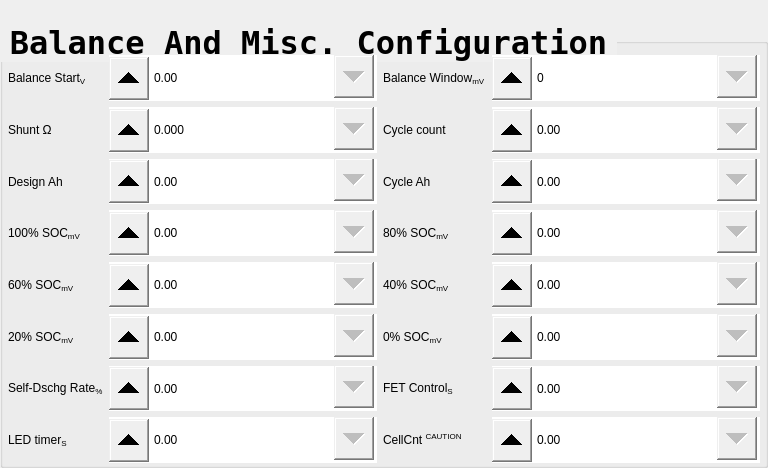
    <widget class="QGroupBox" name="AssistBox_3">
     <property name="geometry">
      <rect>
       <x>5</x>
       <y>440</y>
       <width>768</width>
       <height>468</height>
      </rect>
     </property>
     <property name="font">
      <font>
       <family>Luxi Mono</family>
       <pointsize>24</pointsize>
       <weight>75</weight>
       <bold>true</bold>
       <kerning>false</kerning>
      </font>
     </property>
     <property name="styleSheet">
      <string notr="true">QGroupBox::title{
	font = 50pt &quot;Magneto&quot;;
	padding: 24 0px 0 0px
}
QLabel{
	font: 14pt &quot;Luxi Mono&quot;;
}

QSlider::groove:horizontal {
border: 1px solid;
height: 30px; 
margin: 0px;}
QSlider::handle:horizontal {
background-color: black;
border: 5px solid;
height: 50px;
width: 70px; 
margin: 0px 0px;}

QDoubleSpinBox::up-button { 
subcontrol-origin: margin;
subcontrol-position: center left;
width: 40px;
height: 43px;}

QDoubleSpinBox::down-button { 
width: 40px;
height: 43px;}

QDoubleSpinBox{ font: 16pt &quot;Luxi Mono&quot;;}</string>
     </property>
     <property name="title">
      <string>Balance And Misc. Configuration</string>
     </property>
     <widget class="QWidget" name="gridLayoutWidget_4">
      <property name="geometry">
       <rect>
        <x>8</x>
        <y>55</y>
        <width>752</width>
        <height>408</height>
       </rect>
      </property>
      <layout class="QGridLayout" name="gridLayout_4">
       <item row="6" column="0">
        <widget class="QLabel" name="SelfDischargeLabel">
         <property name="text">
          <string>Self-Dschg Rate&lt;sub&gt;%&lt;/sub&gt;</string>
         </property>
        </widget>
       </item>
       <item row="5" column="2">
        <widget class="QLabel" name="SOC0Label">
         <property name="text">
          <string>0% SOC&lt;sub&gt;mV&lt;/sub&gt;</string>
         </property>
        </widget>
       </item>
       <item row="4" column="2">
        <widget class="QLabel" name="SOC40Label">
         <property name="text">
          <string>40% SOC&lt;sub&gt;mV&lt;/sub&gt;</string>
         </property>
        </widget>
       </item>
       <item row="1" column="1">
        <widget class="QDoubleSpinBox" name="ShuntSpin">
         <property name="sizePolicy">
          <sizepolicy hsizetype="Minimum" vsizetype="Preferred">
           <horstretch>0</horstretch>
           <verstretch>0</verstretch>
          </sizepolicy>
         </property>
         <property name="decimals">
          <number>3</number>
         </property>
         <property name="maximum">
          <double>4.200000000000000</double>
         </property>
         <property name="singleStep">
          <double>0.001000000000000</double>
         </property>
        </widget>
       </item>
       <item row="3" column="0">
        <widget class="QLabel" name="SOC100Label">
         <property name="text">
          <string>100% SOC&lt;sub&gt;mV&lt;/sub&gt; </string>
         </property>
        </widget>
       </item>
       <item row="4" column="0">
        <widget class="QLabel" name="SOC60Label">
         <property name="text">
          <string>60% SOC&lt;sub&gt;mV&lt;/sub&gt;</string>
         </property>
        </widget>
       </item>
       <item row="5" column="0">
        <widget class="QLabel" name="SOC20Label">
         <property name="text">
          <string>20% SOC&lt;sub&gt;mV&lt;/sub&gt;</string>
         </property>
        </widget>
       </item>
       <item row="6" column="2">
        <widget class="QLabel" name="FETControlLabel">
         <property name="text">
          <string>FET Control&lt;sub&gt;S&lt;/sub&gt;</string>
         </property>
        </widget>
       </item>
       <item row="1" column="3">
        <widget class="QDoubleSpinBox" name="CycleCountSpin">
         <property name="sizePolicy">
          <sizepolicy hsizetype="Minimum" vsizetype="Preferred">
           <horstretch>0</horstretch>
           <verstretch>0</verstretch>
          </sizepolicy>
         </property>
         <property name="maximum">
          <double>100000.000000000000000</double>
         </property>
         <property name="singleStep">
          <double>1.000000000000000</double>
         </property>
        </widget>
       </item>
       <item row="2" column="3">
        <widget class="QDoubleSpinBox" name="CycleCapSpin">
         <property name="sizePolicy">
          <sizepolicy hsizetype="Minimum" vsizetype="Preferred">
           <horstretch>0</horstretch>
           <verstretch>0</verstretch>
          </sizepolicy>
         </property>
         <property name="maximum">
          <double>200.000000000000000</double>
         </property>
         <property name="singleStep">
          <double>0.100000000000000</double>
         </property>
        </widget>
       </item>
       <item row="3" column="3">
        <widget class="QDoubleSpinBox" name="SOC80Spin">
         <property name="sizePolicy">
          <sizepolicy hsizetype="Minimum" vsizetype="Preferred">
           <horstretch>0</horstretch>
           <verstretch>0</verstretch>
          </sizepolicy>
         </property>
         <property name="maximum">
          <double>4200.000000000000000</double>
         </property>
         <property name="singleStep">
          <double>0.100000000000000</double>
         </property>
        </widget>
       </item>
       <item row="4" column="3">
        <widget class="QDoubleSpinBox" name="SOC40Spin">
         <property name="sizePolicy">
          <sizepolicy hsizetype="Minimum" vsizetype="Preferred">
           <horstretch>0</horstretch>
           <verstretch>0</verstretch>
          </sizepolicy>
         </property>
         <property name="maximum">
          <double>4200.000000000000000</double>
         </property>
         <property name="singleStep">
          <double>0.500000000000000</double>
         </property>
        </widget>
       </item>
       <item row="5" column="3">
        <widget class="QDoubleSpinBox" name="SOC0Spin">
         <property name="sizePolicy">
          <sizepolicy hsizetype="Minimum" vsizetype="Preferred">
           <horstretch>0</horstretch>
           <verstretch>0</verstretch>
          </sizepolicy>
         </property>
         <property name="maximum">
          <double>4200.000000000000000</double>
         </property>
         <property name="singleStep">
          <double>0.500000000000000</double>
         </property>
        </widget>
       </item>
       <item row="7" column="2">
        <widget class="QLabel" name="CellCountLabel">
         <property name="text">
          <string>CellCnt &lt;sup&gt;CAUTION&lt;/sup&gt;</string>
         </property>
        </widget>
       </item>
       <item row="7" column="0">
        <widget class="QLabel" name="LEDTimerLabel">
         <property name="text">
          <string>LED timer&lt;sub&gt;S&lt;/sub&gt;</string>
         </property>
        </widget>
       </item>
       <item row="5" column="1">
        <widget class="QDoubleSpinBox" name="SOC20Spin">
         <property name="sizePolicy">
          <sizepolicy hsizetype="Minimum" vsizetype="Preferred">
           <horstretch>0</horstretch>
           <verstretch>0</verstretch>
          </sizepolicy>
         </property>
         <property name="maximum">
          <double>4200.000000000000000</double>
         </property>
         <property name="singleStep">
          <double>0.500000000000000</double>
         </property>
        </widget>
       </item>
       <item row="4" column="1">
        <widget class="QDoubleSpinBox" name="SOC60Spin">
         <property name="sizePolicy">
          <sizepolicy hsizetype="Minimum" vsizetype="Preferred">
           <horstretch>0</horstretch>
           <verstretch>0</verstretch>
          </sizepolicy>
         </property>
         <property name="maximum">
          <double>4200.000000000000000</double>
         </property>
         <property name="singleStep">
          <double>0.500000000000000</double>
         </property>
        </widget>
       </item>
       <item row="6" column="1">
        <widget class="QDoubleSpinBox" name="SelfDschgSpin">
         <property name="sizePolicy">
          <sizepolicy hsizetype="Minimum" vsizetype="Preferred">
           <horstretch>0</horstretch>
           <verstretch>0</verstretch>
          </sizepolicy>
         </property>
         <property name="maximum">
          <double>70.000000000000000</double>
         </property>
         <property name="singleStep">
          <double>0.500000000000000</double>
         </property>
        </widget>
       </item>
       <item row="2" column="2">
        <widget class="QLabel" name="CycleCapLabel">
         <property name="text">
          <string>Cycle Ah</string>
         </property>
        </widget>
       </item>
       <item row="3" column="2">
        <widget class="QLabel" name="SOC80Label">
         <property name="text">
          <string>80% SOC&lt;sub&gt;mV&lt;/sub&gt;</string>
         </property>
        </widget>
       </item>
       <item row="3" column="1">
        <widget class="QDoubleSpinBox" name="SOC100Spin">
         <property name="sizePolicy">
          <sizepolicy hsizetype="Minimum" vsizetype="Preferred">
           <horstretch>0</horstretch>
           <verstretch>0</verstretch>
          </sizepolicy>
         </property>
         <property name="maximum">
          <double>4200.000000000000000</double>
         </property>
         <property name="singleStep">
          <double>0.100000000000000</double>
         </property>
        </widget>
       </item>
       <item row="0" column="1">
        <widget class="QDoubleSpinBox" name="BalanceStartSpin">
         <property name="sizePolicy">
          <sizepolicy hsizetype="Expanding" vsizetype="Preferred">
           <horstretch>0</horstretch>
           <verstretch>0</verstretch>
          </sizepolicy>
         </property>
         <property name="maximum">
          <double>4.200000000000000</double>
         </property>
         <property name="singleStep">
          <double>0.010000000000000</double>
         </property>
        </widget>
       </item>
       <item row="7" column="1">
        <widget class="QDoubleSpinBox" name="LEDTimerSpin">
         <property name="sizePolicy">
          <sizepolicy hsizetype="Minimum" vsizetype="Preferred">
           <horstretch>0</horstretch>
           <verstretch>0</verstretch>
          </sizepolicy>
         </property>
         <property name="maximum">
          <double>70.000000000000000</double>
         </property>
         <property name="singleStep">
          <double>0.500000000000000</double>
         </property>
        </widget>
       </item>
       <item row="2" column="1">
        <widget class="QDoubleSpinBox" name="DesignCapSpin">
         <property name="sizePolicy">
          <sizepolicy hsizetype="Minimum" vsizetype="Preferred">
           <horstretch>0</horstretch>
           <verstretch>0</verstretch>
          </sizepolicy>
         </property>
         <property name="maximum">
          <double>200.000000000000000</double>
         </property>
         <property name="singleStep">
          <double>0.100000000000000</double>
         </property>
        </widget>
       </item>
       <item row="0" column="2">
        <widget class="QLabel" name="BalanceWindowLabel">
         <property name="text">
          <string>Balance Window&lt;sub&gt;mV&lt;/sub&gt;</string>
         </property>
        </widget>
       </item>
       <item row="0" column="0">
        <widget class="QLabel" name="BalanceStartLabel">
         <property name="text">
          <string>Balance Start&lt;sub&gt;V&lt;/sub&gt;</string>
         </property>
        </widget>
       </item>
       <item row="1" column="0">
        <widget class="QLabel" name="ShuntLabel">
         <property name="text">
          <string>Shunt Ω</string>
         </property>
        </widget>
       </item>
       <item row="1" column="2">
        <widget class="QLabel" name="CycleCountLabel">
         <property name="text">
          <string>Cycle count</string>
         </property>
        </widget>
       </item>
       <item row="0" column="3">
        <widget class="QDoubleSpinBox" name="BalanceWindowSpin">
         <property name="sizePolicy">
          <sizepolicy hsizetype="Expanding" vsizetype="Preferred">
           <horstretch>0</horstretch>
           <verstretch>0</verstretch>
          </sizepolicy>
         </property>
         <property name="decimals">
          <number>0</number>
         </property>
         <property name="maximum">
          <double>100.000000000000000</double>
         </property>
         <property name="singleStep">
          <double>1.000000000000000</double>
         </property>
        </widget>
       </item>
       <item row="7" column="3">
        <widget class="QDoubleSpinBox" name="CellCntSpin">
         <property name="sizePolicy">
          <sizepolicy hsizetype="Minimum" vsizetype="Preferred">
           <horstretch>0</horstretch>
           <verstretch>0</verstretch>
          </sizepolicy>
         </property>
         <property name="maximum">
          <double>70.000000000000000</double>
         </property>
         <property name="singleStep">
          <double>0.500000000000000</double>
         </property>
        </widget>
       </item>
       <item row="6" column="3">
        <widget class="QDoubleSpinBox" name="FETControlSpin">
         <property name="sizePolicy">
          <sizepolicy hsizetype="Minimum" vsizetype="Preferred">
           <horstretch>0</horstretch>
           <verstretch>0</verstretch>
          </sizepolicy>
         </property>
         <property name="maximum">
          <double>70.000000000000000</double>
         </property>
         <property name="singleStep">
          <double>0.500000000000000</double>
         </property>
        </widget>
       </item>
       <item row="2" column="0">
        <widget class="QLabel" name="DesignCapLabel">
         <property name="text">
          <string>Design Ah</string>
         </property>
        </widget>
       </item>
      </layout>
     </widget>
    </widget>
